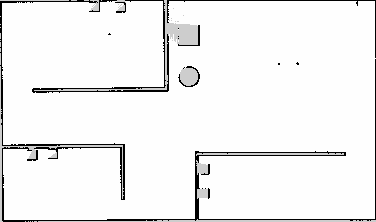
//> input picture chapt7/chapt7_ws/src/fishbot_navigation2/maps/room.pgm, 376 x 222 px
$ ./feature_extraction ../../../../chapt7/chapt7_ws/src/fishbot_navigation2/maps/room.pgm ../../../../chapt7/chapt7_ws/src/fishbot_navigation2/maps/room.pgm   (built with g++ and OpenCV 4)
//> lines starting //> are read from the running program, lines starting //| are printed output that depends on the picture
/*
 * @Author: yijiu98 yijiu98@gmail.com
 * @Date: 2024-10-28 11:11:12
 * @LastEditors: yijiu98 yijiu98@gmail.com
 * @LastEditTime: 2024-11-13 14:53:09
 * @FilePath: /slambook/ch7/feature_extraction.cpp
 * @Description: 特征提取和匹配的实现代码
 */

#include <iostream> // 标准输入输出流
#include <opencv2/core/core.hpp> // OpenCV核心模块
#include <opencv2/features2d/features2d.hpp> // OpenCV特征提取模块
#include <opencv2/highgui/highgui.hpp> // OpenCV图像显示模块

using namespace std;
using namespace cv;

int main(int argc, char** argv)
{
    // 检查输入参数是否正确
    if (argc != 3)
    {
        cout << "Usage: feature_extraction img1 img2" << endl; // 提示用法
        return 1; // 参数错误，返回非零值
    }

    //-- 读取图像
    Mat img_1 = imread(argv[1], IMREAD_COLOR); // 读取第一幅图像，彩色模式
//> img_1 is the input picture: 222 rows x 376 cols, CV_8UC3; min 0, max 254, mean 241.6
    Mat img_2 = imread(argv[2], IMREAD_COLOR); // 读取第二幅图像，彩色模式

    if (img_1.empty() || img_2.empty())
    {
        // 检查图像是否成功加载
        cout << "Could not open or find the images!" << endl; // 如果图像加载失败，提示错误信息
        return 1; // 返回非零值
    }

    //-- 初始化
    vector<KeyPoint> keypoints_1, keypoints_2; // 用于存储图像的关键点
    Mat descriptors_1, descriptors_2; // 用于存储描述子
    Ptr<FeatureDetector> detector = ORB::create(); // 创建 ORB 特征检测器
    Ptr<DescriptorExtractor> descriptor = ORB::create(); // 创建 ORB 描述子提取器
    Ptr<DescriptorMatcher> matcher = DescriptorMatcher::create("BruteForce-Hamming"); // 创建描述子匹配器

    //-- 第一步:检测 Oriented FAST 角点位置
    detector->detect(img_1, keypoints_1); // 检测第一幅图像的关键点
//> keypoints_1 = 243 keypoints; strongest (x, y, size): (165, 88, 31), (198, 154, 31), (34, 157, 31), (59, 150, 31)
    detector->detect(img_2, keypoints_2); // 检测第二幅图像的关键点
//> keypoints_2 has the same summary as keypoints_1

    if (keypoints_1.empty() || keypoints_2.empty())
    {
        // 检查关键点是否检测成功
        cout << "No keypoints detected in one or both images!" << endl; // 如果没有检测到关键点，提示错误信息
        return 1; // 返回非零值
    }

    //-- 第二步:根据角点位置计算 BRIEF 描述子
    descriptor->compute(img_1, keypoints_1, descriptors_1); // 计算第一幅图像的描述子
    descriptor->compute(img_2, keypoints_2, descriptors_2); // 计算第二幅图像的描述子

    Mat outimg1;
    drawKeypoints(img_1, keypoints_1, outimg1, Scalar::all(-1), DrawMatchesFlags::DEFAULT); // 在图像上绘制关键点
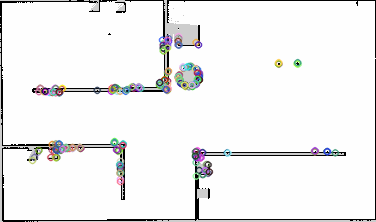
//> outimg1: 222 rows x 376 cols, CV_8UC3; mean B, G, R 240.1, 239.9, 240
    imshow("ORB Features", outimg1); // 显示带有关键点的第一幅图像

    //-- 第三步:对两幅图像中的 BRIEF 描述子进行匹配，使用 Hamming 距离
    vector<DMatch> matches; // 用于存储匹配结果
    matcher->match(descriptors_1, descriptors_2, matches); // 进行描述子匹配
//> matches = 243 matches

    //-- 第四步:匹配点对筛选
    double min_dist = 10000, max_dist = 0; // 初始化最小和最大距离

    // 找出所有匹配点对之间的最小距离和最大距离
    for (int i = 0; i < descriptors_1.rows; i++)
    {
        double dist = matches[i].distance; // 获取匹配点对的距离
        if (dist < min_dist) min_dist = dist; // 更新最小距离
        if (dist > max_dist) max_dist = dist; // 更新最大距离
    }
//> this loop made 243 passes
//> min_dist on pass 1: 0
//> after the loop, min_dist = 0; max_dist = 0

    // 或者使用标准库函数 min_element 和 max_element 进行距离筛选
    min_dist = min_element(matches.begin(), matches.end(), [](const DMatch& m1, const DMatch& m2) {
        return m1.distance < m2.distance; // 比较两个匹配点对的距离
    })->distance;

    max_dist = max_element(matches.begin(), matches.end(), [](const DMatch& m1, const DMatch& m2) {
        return m1.distance < m2.distance; // 比较两个匹配点对的距离
    })->distance;

    printf("-- Max dist : %f \n", max_dist); // 输出最大距离
//| -- Max dist : 0.000000
    printf("-- Min dist : %f \n", min_dist); // 输出最小距离
//| -- Min dist : 0.000000

    // 筛选出“好”的匹配点对
    vector<DMatch> good_matches; // 用于存储好的匹配点对
    for (int i = 0; i < descriptors_1.rows; i++)
    {
        if (matches[i].distance <= max(2 * min_dist, 30.0)) // 距离小于 2 倍最小距离或 30.0
        {
            good_matches.push_back(matches[i]); // 将匹配点对添加到 good_matches 中
        }
    }
//> after the loop, good_matches = 243 matches

    //-- 第五步:绘制匹配结果
    Mat img_match; // 用于存储所有匹配的结果图像
    Mat img_goodmatch; // 用于存储优化后匹配的结果图像
    drawMatches(img_1, keypoints_1, img_2, keypoints_2, matches, img_match); // 绘制所有匹配点对
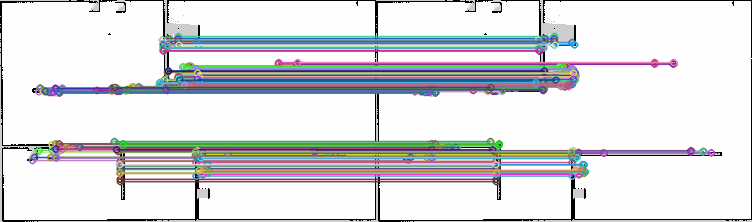
//> img_match: 222 rows x 752 cols, CV_8UC3; mean B, G, R 221.3, 219.1, 217.8
    drawMatches(img_1, keypoints_1, img_2, keypoints_2, good_matches, img_goodmatch); // 绘制优化后的匹配点对
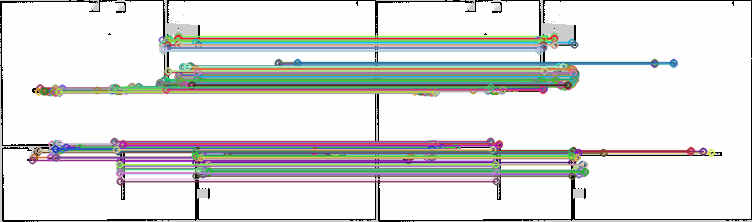
//> img_goodmatch: 222 rows x 752 cols, CV_8UC3; mean B, G, R 220.2, 221.7, 220.1
    imshow("All Matches", img_match); // 显示所有匹配点对
    imshow("Optimized Matches", img_goodmatch); // 显示优化后的匹配点对
    waitKey(0); // 等待用户按键关闭窗口

    return 0; // 程序执行成功，返回 0
}
